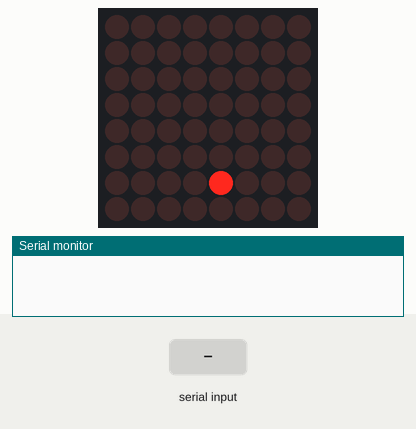
Recording of a sketch running on a simulated Arduino Uno, built with avr-gcc and run on an emulated ATmega328P. Parts: 8×8 LED matrix, the last lines printed to the serial monitor. Wiring (inferred from the names in the program): MAX7219 LED driver (orientation assumed): CS pin 10. The inputs (shaded band) are chosen by the test bench.

Above: at 1.33 s.
2.5 s: "0" received over Serial
At 4.77 s:
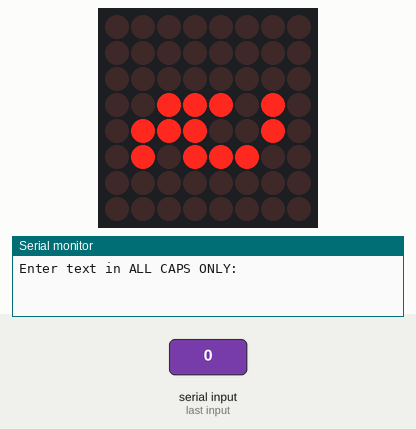
5.5 s: "1" received over Serial
At 8.41 s:
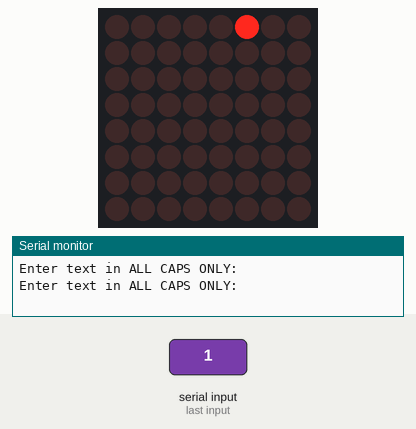
8.5 s: "0" received over Serial
At 11.2 s:
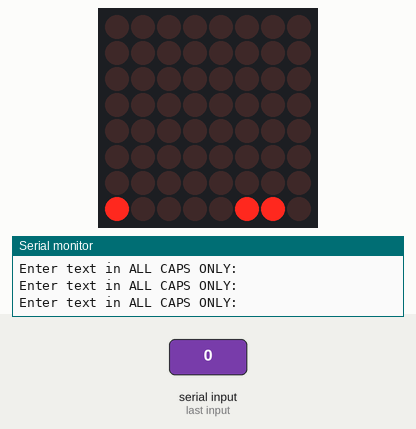
11.5 s: "2" received over Serial
13.9 s: "0" received over Serial
At 16.57 s:
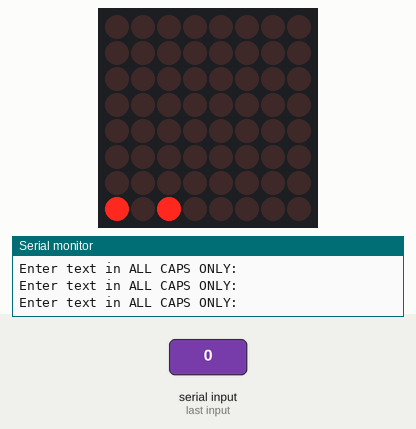
16.7 s: "1" received over Serial
At 21.49 s:
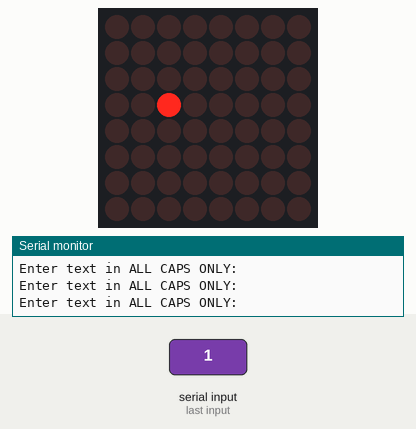
Timing chart, 0 to 21.6 s (numbered marks = the images above; inputs shaded):
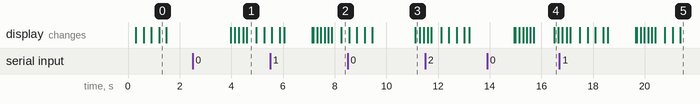

Measured:
- after the input at 2.5 s, the display: first changes after 1.5 s (image 1 shows a later state)
- after the input at 5.5 s, the display: first differs from a run without the input after 1.6 s (image 2 shows a later state)
- after the input at 8.5 s, the display: first differs from a run without the input after 2.6 s (image 3)
- after the input at 16.7 s, the display: first differs from a run without the input after 2.9 s (image 5 shows a later state)

The sketch:

LED_Matrix.ino
```cpp
//Include the SPI library:
#include <SPI.h>
//#include <math.h>
#include "MAX7219_Bassett.h"
#include "MAX7219_alphanumeric.h"

// set pin 10 as the peripheral select for the MAX7219
const int peripheralSelectPin = 10;

byte sprite_crab_body[8] = {
    B00110000,
    B01111000,
    B11111100,
    B10110111,
    B11111111,
    B01001000,
    B10110100,
    B01001011
};

byte sprite_crab_body2[8] = {
    B00110000,
    B01111000,
    B11111100,
    B10110111,
    B11111111,
    B01001000,
    B10110100,
    B10000100
};

byte output[8] = { B00000000, B00000000, B00000000, B00000000, B00000000, B00000000, B00000000, B00000000 };

byte rotated[8] = { B00000000, B00000000, B00000000, B00000000, B00000000, B00000000, B00000000, B00000000 };

void setup() {
  // put your setup code here, to run once:

  Serial.begin(9600);
  while(!Serial){
    ; // wait for serial power to connect. Needed for native USB.
  }

  // set the slaveSelectPin as an output:
  pinMode(peripheralSelectPin, OUTPUT);

  // initialize SPI: max clk is 10MHz, but chose 2MHz
  //SPI.beginTransaction(SPISettings(2000000, MSBFIRST, SPI_MODE0));
  SPI.begin();
  // initialize MAX7219
  // LED_intensity(0x08); // roughly a 50% duty cycle
  //scan_limit(0x07);    // scan all 8 columns of matrix

  byte decode_mode_reg = 0x09;
  MAX7219_Write(decode_mode_reg, 0x00); //set no decode mode

  byte ScanLimReg = 0x0B;
  MAX7219_Write(ScanLimReg, 0x07); //Scan across all 8-digits or in this case all 8 rows (columns?)

  LED_intensity(0x01);
  // MAX7219_display_test();
  //delay(2000);
  normal_mode();
}


/******************************************************************
 *                        MAIN LOOP IS HERE
 ******************************************************************/
void loop() {
 // put your main code here, to run repeatedly:
  LED_intensity(0x0F);
  LEDscan();
  Serial.println("Enter text in ALL CAPS ONLY: ");
  while(Serial.available() == 0){}
  String teststr = Serial.readString();
  teststr.trim();

//*KEEP THIS CODE***********************************************************************
//Convert character array to ASCII then reference Upper_Case[] array for correct bytes
  //char Str1[] = "ILOVEJACKIE";
  // char Str1[] = teststr;
  //int myArraySize = sizeof(Str1)/sizeof(Str1[0]);

/*Copilot code*/
    char* Str1 = new char[teststr.length() + 1];
    teststr.toCharArray(Str1, teststr.length() + 1);

    int myArraySize = teststr.length() + 1;
/*end of Copilot code*/

  for(int i = 0; i < myArraySize-1; i++){
    int j = Str1[i] - 65;
    textScroll_2(Upper_Case[j]); //this is the OG code here. DONT DELETE

  }
/***************************************************************************************/

delete[] Str1; // Free allocated memory
}


/*NOTE: const byte data type helps to prevent input from being altered*/
void textScroll_2(const byte input[8]){
  int j = 7;
  //WriteChar(output);
  for(int i = 0; i < 7; i++){
    output[7] = input[i];
    WriteChar(output);
    for(int i = 0; i < 7; i++){
     output[i] = output[i+1];
      }
    }
  }

/*
void rotate90(byte input[8]){
  //create variables to hold temporary values
  bool setget = false;
  byte tempByte = 0x00;
  int c;

  //grab a byte in 8x8 byte array
  for(int i = 0; i < 7; i++){
    tempByte = input[i];
    //tempByte = mirrorByte(tempByte);
    c = 0;
  //Read bits and set bits
    for(int j = 7; j > 0; j--){
      setget = bitRead(tempByte, j);
      bitWrite(holder2[c], i, setget);
      c++;
      }
    }
  }*/


    /*
    switch (i){
      case 0: //move all of first byte to index 7 of all bytes in new 8x8 byte array
        //grab a bit within the single byte
        for(int j = 7; j > 0; j--){
          setget = bitRead(tempByte, j);
          bitWrite(holder2[c], i, setget);
          c++;
          }
        break;
      case 1: //move all of first byte to index 6 of all bytes in new 8x8 byte array
        //grab a bit within the single byte
        for(int j = 7; j > 0; j--){
          setget = bitRead(tempByte, j);
          bitWrite(holder2[c], i, setget);
          c++;
          }
        break;
      case 2: //move all of first byte to index 5 of all bytes in new 8x8 byte array
        //grab a bit within the single byte
        for(int j = 7; j > 0; j--){
          setget = bitRead(tempByte, j);
          bitWrite(holder2[c], i, setget);
          c++;
          }
        break;
      case 3: //move all of first byte to index 4 of all bytes in new 8x8 byte array
        //grab a bit within the single byte
        for(int j = 7; j > 0; j--){
          setget = bitRead(tempByte, j);
          bitWrite(holder2[c], i, setget);
          c++;
          }
        break;
      case 4: //move all of first byte to index 3 of all bytes in new 8x8 byte array
        //grab a bit within the single byte
        for(int j = 7; j > 0; j--){
          setget = bitRead(tempByte, j);
          bitWrite(holder2[c], i, setget);
          c++;
          }
        break;
      case 5: //move all of first byte to index 2 of all bytes in new 8x8 byte array
        //grab a bit within the single byte
        for(int j = 7; j > 0; j--){
          setget = bitRead(tempByte, j);
          bitWrite(holder2[c], i, setget);
          c++;
          }
        break;
      case 6: //move all of first byte to index 1 of all bytes in new 8x8 byte array
        //grab a bit within the single byte
        for(int j = 7; j > 0; j--){
          setget = bitRead(tempByte, j);
          bitWrite(holder2[c], i, setget);
          c++;
          }
        break;
      case 7: //move all of first byte to index 0 of all bytes in new 8x8 byte array
        //grab a bit within the single byte
        for(int j = 7; j > 0; j--){
          setget = bitRead(tempByte, j);
          bitWrite(holder2[c], i, setget);
          c++;
          }
        break;

      //default: //not sure what to do here.....
        //break;
        delay(200);
        //tempByte = 0x00;
      }
    }
  }*/


/*
void MAX7219_Write(int address, int value) {
  //take the select pin low to select the chip:

  digitalWrite(peripheralSelectPin, LOW);
  delay(5);
  // send in the address and value via SPI:
  SPI.transfer(address);
  SPI.transfer(value);
  delay(5);
  // take the select pin high to de-select the chip:
  digitalWrite(peripheralSelectPin, HIGH);

}


void LED_intensity(int power){
  //set the intensity of the LEDs via PWM
  //power should be a value between 0xX0 to 0xXF

  //MAX7219 address for setting LED intensity
  const int intensity_register = 0x0A;

  //Update LED intensity
  MAX7219_Write(intensity_register, power);

}

void scan_limit(int num_dig){
  //Choose whether you want to display 1 to 8 digits
  //num_dig should be a value between 0xX0 and 0xX7

  //MAX7219 address for scan limit register
  const int scan_lim_reg = 0x0B;

  //Update scan limit
  MAX7219_Write(scan_lim_reg, num_dig);

}


void MAX7219_display_test(){
  //Use MAX7219 display test setting to turn on all LEDs

  //display test mode register
  const int test_register = 0x0F;

  //run display test for 1.5 seconds
  MAX7219_Write(test_register, 0x01);
  delay(1500);

  //exit display test mode
  MAX7219_Write(test_register, 0x00);

}

void shutdown_mode(){
  //set MAX7219 to shutdown mode

  const int shutdown_reg = 0x0C;
  MAX7219_Write(shutdown_reg, 0x00);


}

void normal_mode(){
  //set MAX7219 to a normal operating mode

  const int shutdown_reg = 0x0C;
  MAX7219_Write(shutdown_reg, 0x01);


}

void decode_mode_init(){
  //set MAX7219 to decode mode
  const int decode_mode_reg = 0x09;
  MAX7219_Write(decode_mode_reg, 0x00);


}

void cascade_mode(){

  const int no_op_reg = 0x00;


}

void LEDscan(){
//Light up a single LED and propagate through the whole 8x8 diplay

  byte RowReg = 0x01;
  byte Col = 0x01;


  for(int c=0; c < 8; c++){

    for(int i=0; i<9; i++){

      MAX7219_Write(RowReg, Col); //Turn on LED
      //delay(10);

      MAX7219_Write(RowReg, 0x00); //Turn off LED
      //delay(10);


      Col = Col << 1;


    }
    RowReg++;
    Col = 0x01;
  }
}


void WriteChar(byte myArray[]){

  byte RowReg = 0x01;
  byte currentElement;

    for(int i=0; i<8; i++){

      currentElement = myArray[i];
      MAX7219_Write(RowReg, currentElement); //Turn on LED
      delay(10);
    RowReg++;
    }
}
*/
```

MAX7219_Bassett.cpp
```cpp
#include "MAX7219_Bassett.h"
#include "MAX7219_alphanumeric.h"

const int peripheralSelectPin = 10;

void MAX7219_Write(byte address, byte value) {
  //take the select pin low to select the chip:

  digitalWrite(peripheralSelectPin, LOW);
  delay(5);
  // send in the address and value via SPI:
  SPI.transfer(address);
  SPI.transfer(value);
  delay(5);
  // take the select pin high to de-select the chip:
  digitalWrite(peripheralSelectPin, HIGH);

}

void LED_intensity(int power){
  //set the intensity of the LEDs via PWM
  //power should be a value between 0xX0 to 0xXF

  //MAX7219 address for setting LED intensity
  const int intensity_register = 0x0A;

  //Update LED intensity
  MAX7219_Write(intensity_register, power);

}


void scan_limit(int num_dig){
  //Choose whether you want to display 1 to 8 digits
  //num_dig should be a value between 0xX0 and 0xX7

  //MAX7219 address for scan limit register
  const int scan_lim_reg = 0x0B;

  //Update scan limit
  MAX7219_Write(scan_lim_reg, num_dig);

}


void MAX7219_display_test(){
  //Use MAX7219 dusplay test setting to turn on all LEDs

  //display test mode register
  const int test_register = 0x0F;

  //run display test for 1.5 seconds
  MAX7219_Write(test_register, 0x01);
  delay(1500);

  //exit display test mode
  MAX7219_Write(test_register, 0x00);

}


void shutdown_mode(){
  //set MAX7219 to shutdown mode

  const int shutdown_reg = 0x0C;
  MAX7219_Write(shutdown_reg, 0x00);


}


void normal_mode(){
  //set MAX7219 to a normal operating mode

  const int shutdown_reg = 0x0C;
  MAX7219_Write(shutdown_reg, 0x01);


}


void decode_mode_init(){
  //set MAX7219 to decode mode
  const int decode_mode_reg = 0x09;
  MAX7219_Write(decode_mode_reg, 0x00);


}


void LEDscan(){
//Light up a single LED and propagate through the whole 8x8 diplay

  byte RowReg = 0x01;
  byte Col = 0x01;


  for(int c=0; c < 8; c++){

    for(int i=0; i<9; i++){

      MAX7219_Write(RowReg, Col); //Turn on LED
      //delay(10);

      MAX7219_Write(RowReg, 0x00); //Turn off LED
      //delay(10);

      Col = Col << 1;
    }
    RowReg++;
    Col = 0x01;
  }
}

/*
void WriteChar(byte myArray[]){

  byte RowReg = 0x01;
  byte currentElement;

  for(int i=0; i<8; i++){
    currentElement = myArray[i];
    MAX7219_Write(RowReg, currentElement); //Turn on LED
    delay(10);
    RowReg++;
    }
}*/


//***** new version to fix hardware mistake*********
void WriteChar(byte myArray[]){

  byte RowReg = 0x01;
  byte currentElement;
  byte theMirror = 0;

    for(int i=0; i<8; i++){
      currentElement = myArray[i];
      //currentElement = holder2[i];
      theMirror = mirrorByte(currentElement);
      MAX7219_Write(RowReg, theMirror); //Turn on LED
      delay(10);
      RowReg++;
      }
}

//AI written function to mirror bytes
byte mirrorByte(byte b) {
  byte mirrored = 0;
  for (int i = 0; i < 8; i++) {
    mirrored |= ((b >> i) & 0x01) << (7 - i);
  }
    return mirrored;
}

void mirrorByteArray(byte b[]){
  byte currentElement;
  byte theMirror = 0;

    for(int i=0; i<8; i++){
      currentElement = b[i];
      theMirror = mirrorByte(currentElement);
      b[i] = theMirror;
      }

  }


void rotate90(byte input[8]){
  //create variables to hold temporary values
  bool setget = false;
  byte tempByte = 0x00;
  int c;

  //grab a byte in 8x8 byte array
  for(int i = 0; i < 7; i++){
    tempByte = input[i];
    //tempByte = mirrorByte(tempByte);
    c = 0;
  //Read bits and set bits
    for(int j = 7; j > 0; j--){
      setget = bitRead(tempByte, j);
      bitWrite(holder2[c], i, setget);
      c++;
      }
    }
  }

/*
void cascade_mode(){

  const int no_op_reg = 0x00;

}*/
```

MAX7219_Bassett.h
```cpp
// header file for SPI communication between the Arduino and the MAX7219
// Written by Jacob Bassett

#ifndef MAX7219_BASSETT_H
#define MAX7219_BASSETT_H

#include <Arduino.h>
#include <SPI.h>

void MAX7219_Write(byte address, byte value);

void LED_intensity(int power);

void scan_limit(int num_dig);

void MAX7219_display_test();

void shutdown_mode();

void normal_mode();

void decode_mode_init();

void cascade_mode();

void LEDscan();

void WriteChar(byte myArray[]);

byte mirrorByte(byte b);

void mirrorByteArray(byte b[8]);

void rotate90(byte input[8]);
#endif
```

MAX7219_alphanumeric.h
```cpp
// header file for SPI communication between the Arduino and the MAX7219
// Written by Jacob Bassett

#ifndef MAX7219_ALPHANUMERIC_H
#define MAX7219_ALPHANUMERIC_H

#include <Arduino.h>
#include <SPI.h>

extern byte a_lower[8];


//implement a better method here using an array of arrays to access each individual letter.
//That way you can just numerical look up a letter.
extern byte Upper_Case[58][8];

//use this byte to perform bitwise operations to implement scrolling text
extern byte holder[8];

extern byte holder2[8];
#endif
```

Source omitted: MAX7219_alphanumeric.cpp (10298 bytes)
